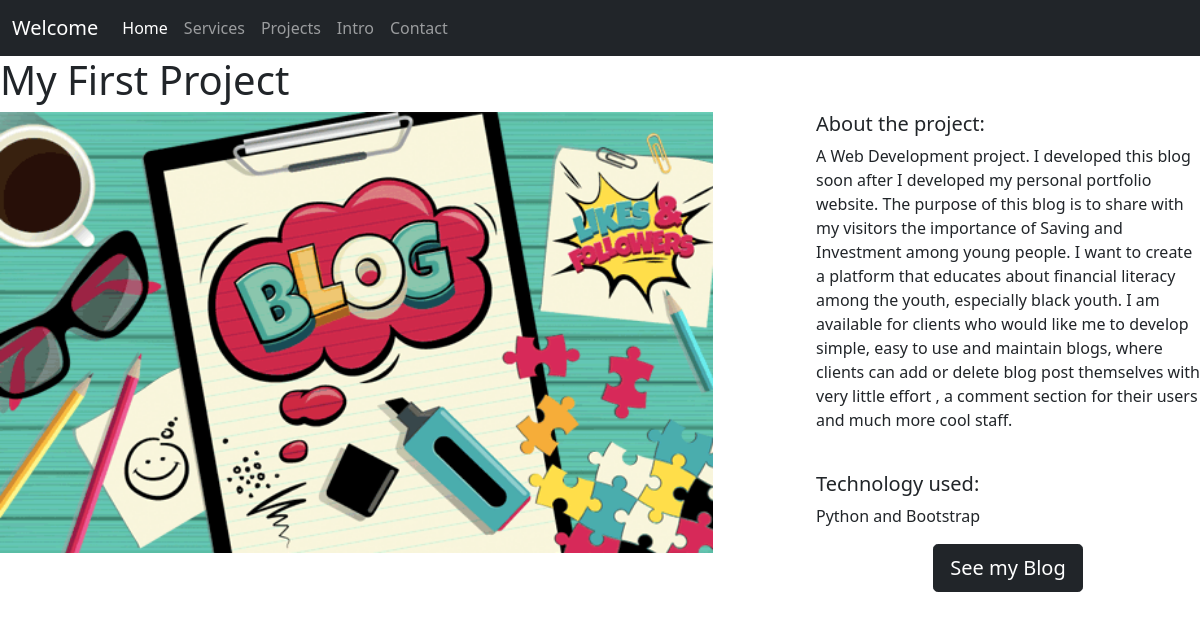
The app's page /project/5/ with its own data.
### projects/models.py (models this page shows, shortened)
class Project(models.Model):
  title = models.CharField(max_length=100, null=True)
  description = models.TextField(null=True)
  technology = models.CharField(max_length=20, null=True)
  image = models.FilePathField(path="static/media", null=True)
  objects = models.Manager()

### projects/views.py (the view)
# urls.py: path("project/<int:pk>/", views.project_detail, name="project_detail"),
def project_detail(request, pk):
  project = Project.objects.get(pk=pk)
  context = {
    'project': project
  }
  return render(request, 'project_detail.html', context)

### projects/templates/project_detail.html (shortened to what this page needs)
<!DOCTYPE html>
{% extends "base.html" %}
{% load static %}
{% block page_content %}
<h1>{{ project.title }}</h1>
<div class="row">
    <div class="col-md-8">
        <img src= "{% static 'img/whatisblog.png'%}" alt="" width="90%">
    </div>
    <div class="col-md-4">
        <h5>About the project:</h5>
        <p>{{ project.description }}</p>
        <br>
        <h5>Technology used:</h5>
        <p>{{ project.technology }}</p>
        <p class="lead text-center">
          <a class="btn btn-dark btn-lg" href="{% url 'blog_index'%}" role="button">See my Blog</a>
        </p>
    </div>
</div>
{% endblock %}

### records on screen
Project: title "My First Project", description "A Web Development project. I developed this blog soon after I developed my personal portfolio website. The purpose of this blog is to share with my visitors the importance of Saving and Investment among young people. I want to create a platform that educates about financial literacy among the youth, especially black youth. I am available for clients who would like me to develop simple, easy to use and maintain blogs, where clients can add or delete blog post themselves with very little effort , a comment section for their users and much more cool staff.", technology "Python and Bootstrap"
